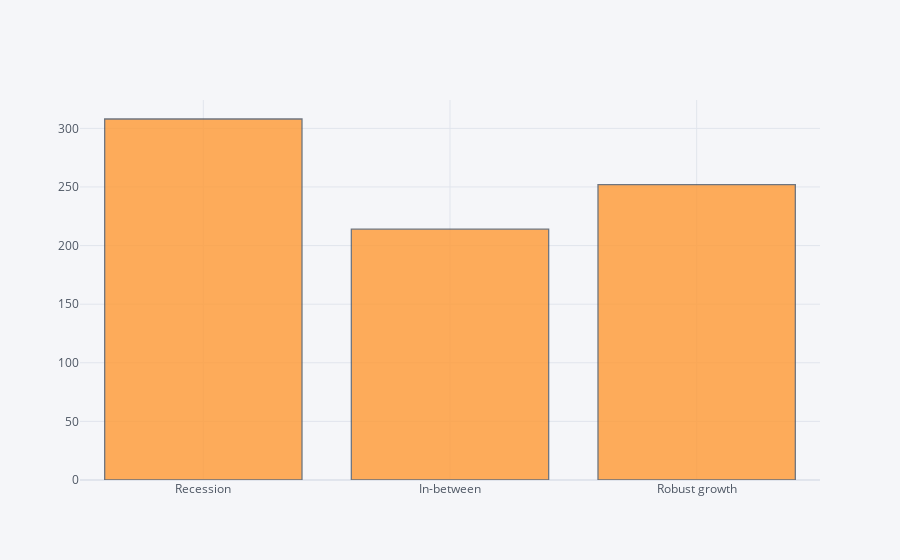

Notebook cell for this chart:
### Code cell
kkt.target.iplot(kind='hist', labels=True)

### Figure 1 — Plotly figure (JSON) as saved in the notebook; plotly's stock layout.template omitted (floating-point values rounded to 4 significant figures; data arrays with more than 128 entries replaced by an {"elided": "..."} marker saying what was removed)
{"data": [{"histfunc": "count", "histnorm": "", "marker": {"color": "rgba(255, 153, 51, 1.0)", "line": {"color": "#4D5663", "width": 1.3}}, "name": "target", "opacity": 0.8, "orientation": "v", "type": "histogram", "x": {"elided": "774 str values"}}], "layout": {"barmode": "overlay", "legend": {"bgcolor": "#F5F6F9", "font": {"color": "#4D5663"}}, "paper_bgcolor": "#F5F6F9", "plot_bgcolor": "#F5F6F9", "title": {"font": {"color": "#4D5663"}}, "xaxis": {"gridcolor": "#E1E5ED", "showgrid": true, "tickfont": {"color": "#4D5663"}, "title": {"font": {"color": "#4D5663"}, "text": ""}, "zerolinecolor": "#E1E5ED"}, "yaxis": {"gridcolor": "#E1E5ED", "showgrid": true, "tickfont": {"color": "#4D5663"}, "title": {"font": {"color": "#4D5663"}, "text": ""}, "zerolinecolor": "#E1E5ED"}}}
